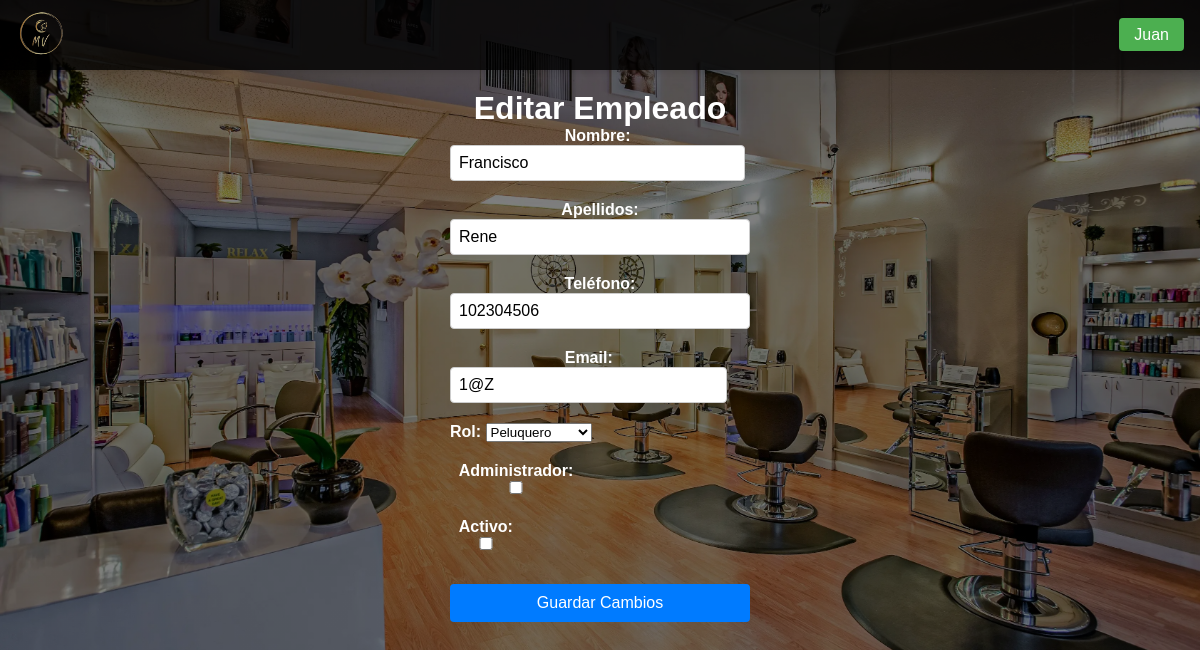
Before: /paginas/editar_empleado.php?dni=12345678Z (signed in) with the older database file.
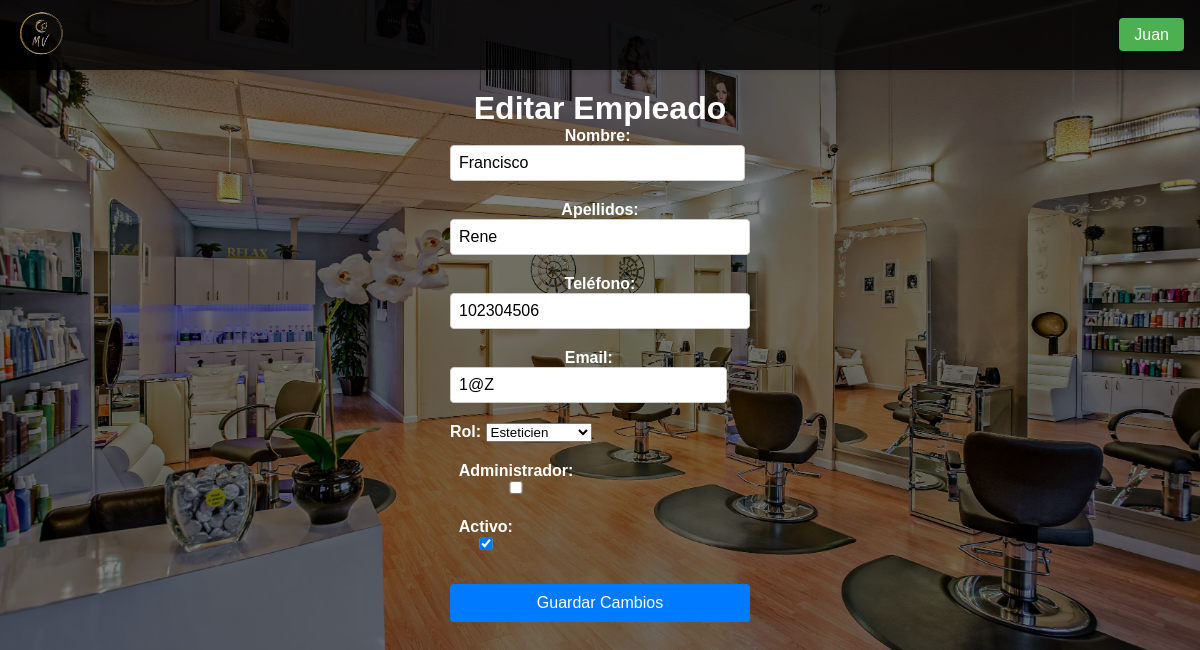
After: the same page with the newer database file.
### tables this page shows
CREATE TABLE `empleados` (
  `dni` varchar(20) NOT NULL,
  `nombre` varchar(100) NOT NULL,
  `apellidos` varchar(100) NOT NULL,
  `telefono` varchar(15) DEFAULT NULL,
  `email` varchar(100) DEFAULT NULL,
  `id_rol` int DEFAULT NULL,
  `contraseña` varchar(255) NOT NULL,
  `es_admin` tinyint(1) NOT NULL DEFAULT '0',
  `activo` tinyint(1) DEFAULT '1',
  PRIMARY KEY (`dni`),
  KEY `id_rol` (`id_rol`),
  CONSTRAINT `empleados_ibfk_1` FOREIGN KEY (`id_rol`) REFERENCES `roles` (`id_rol`)
);

CREATE TABLE `roles` (
  `id_rol` int NOT NULL AUTO_INCREMENT,
  `nombre_rol` varchar(50) NOT NULL,
  PRIMARY KEY (`id_rol`)
);

### paginas/editar_empleado.php (the view, shortened to what this page needs)
<!DOCTYPE html>
<html lang="es">
<head>
    <link rel="stylesheet" href="/TFGPeluqueria/css/styles.css">
</head>
<body>
    <?php
        require_once $_SERVER['DOCUMENT_ROOT'] . '/TFGPeluqueria/funcionalidades/conexion.php';
        include $_SERVER['DOCUMENT_ROOT'] . '/TFGPeluqueria/plantillas/navbar.php';
        $dni = $_GET['dni'] ?? ($_SESSION['form_data_edicion_empleado']['dni'] ?? null);
        $empleado = [];
        $roles = [];
        try {
            $stmt = $conn->prepare("SELECT * FROM empleados WHERE dni = ?");
            $stmt->execute([$dni]);
            $empleado = $stmt->fetch(PDO::FETCH_ASSOC);
            $stmt = $conn->query("SELECT * FROM roles");
            $roles = $stmt->fetchAll(PDO::FETCH_ASSOC);
        } catch (PDOException $e) {
            die("Error: " . $e->getMessage());
        }
        $empleado = array_merge(
            $_SESSION['original_data_empleado'] ?? [],
            $_SESSION['form_data_edicion_empleado'] ?? $empleado
        );
    ?>
    <div class="registros-container">
        <h1>Editar Empleado</h1>
        <form action="/TFGPeluqueria/funcionalidades/procesar_edicion_empleado.php" method="POST">
            <div class="form-group">
                <label>Nombre:
                    <input type="text" name="nombre" value="<?= htmlspecialchars($empleado['nombre']) ?>" required>
                </label>
            </div>
            <div class="form-group">
                <label>Apellidos:
                    <input type="text" name="apellidos" value="<?= htmlspecialchars($empleado['apellidos']) ?>" required>
                </label>
            </div>
            <div class="form-group">
                <label>Teléfono:
                    <input type="text" name="telefono" value="<?= htmlspecialchars($empleado['telefono']) ?>" required>
                </label>
            </div>
            <div class="form-group">
                <label>Email:
                    <input type="email" name="email" value="<?= htmlspecialchars($empleado['email']) ?>" required>
                </label>
            </div>
            <div class="form-group">
                <label>Rol:
                    <select name="id_rol" required>
                        <?php foreach ($roles as $rol): ?>
                            <option value="<?= $rol['id_rol'] ?>" <?= $rol['id_rol'] == $empleado['id_rol'] ? 'selected' : '' ?>>
                                <?= htmlspecialchars($rol['nombre_rol']) ?>
                            </option>
                        <?php endforeach; ?>
                    </select>
                </label>
            </div>
            <div class="form-group">
                <label>Administrador:
                    <input type="checkbox" name="es_admin" value="1" <?= $empleado['es_admin'] ? 'checked' : '' ?>>
                </label>
            </div>
            <div class="form-group">
                <label>Activo:
                    <input type="checkbox" name="activo" value="1" <?= $empleado['activo'] ? 'checked' : '' ?>>
                </label>
            </div>
            <button type="submit">Guardar Cambios</button>
        </form>
    </div>
</body>
</html>

Changed rows visible on the page:
changed empleados "Francisco": id_rol "Peluquero" → "Esteticien"; activo "☐" → "☑"
